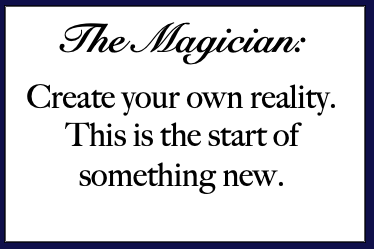
#> input picture cards_flipped/magician.png, 374 x 249 px
$ python tarot_cards_flipped.py
#> lines starting #> are read from the running program, lines starting #| are printed output that depends on the picture
import tkinter as tk
from tkinter import ttk
from PIL import Image, ImageTk

# Function to load images using PIL
def load_image(file_path):
  """
  Load an image from a file path and resize it.

  Parameters:
  - file_path (str): The path to the image file.

  Returns:
  - ImageTk.PhotoImage: The resized image wrapped in a PhotoImage object.
  """
#> called with file_path = 'cards_flipped/magician.png'
  img = (Image.open(file_path))
#> img is the input picture: PIL image 374x249 RGBA; mean R, G, B, A 213.3, 213.3, 217.9, 255
  resized_image = img.resize((200, 200), Image.LANCZOS)
  return ImageTk.PhotoImage(resized_image)

# Card Illustrations (Flipped)
magician_flipped = load_image('cards_flipped/magician.png')
popess_flipped = load_image('cards_flipped/popess.png')
#> call 2 of load_image, with file_path = 'cards_flipped/popess.png'
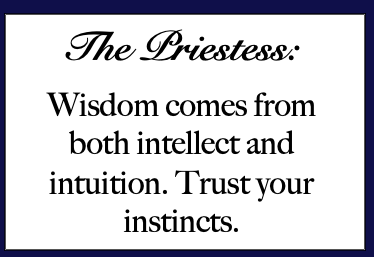
#> input picture cards_flipped/popess.png, 374 x 257 px
#> in load_image, img is the input picture: PIL image 374x257 RGBA; mean R, G, B, A 204.6, 204.6, 210.9, 255
empress_flipped = load_image('cards_flipped/empress.png')
#> call 3 of load_image, with file_path = 'cards_flipped/empress.png'
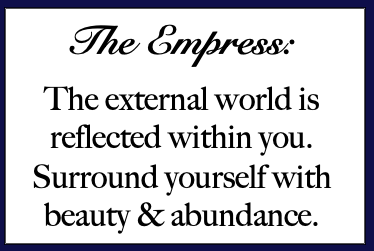
#> input picture cards_flipped/empress.png, 374 x 251 px
#> in load_image, img is the input picture: PIL image 374x251 RGBA; mean R, G, B, A 205.1, 205.1, 210.2, 255
emperor_flipped = load_image('cards_flipped/emperor.png')
#> call 4 of load_image, with file_path = 'cards_flipped/emperor.png'
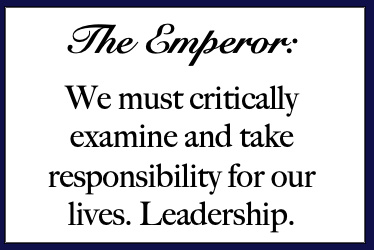
#> input picture cards_flipped/emperor.png, 374 x 250 px
#> in load_image, img is the input picture: PIL image 374x250 RGBA; mean R, G, B, A 208.5, 208.5, 213.4, 255
pope_flipped = load_image('cards_flipped/pope.png')
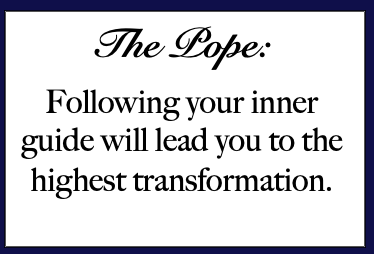
#> input picture cards_flipped/pope.png, 374 x 254 px
#> in load_image, img is the input picture: PIL image 374x254 RGBA; mean R, G, B, A 207.2, 207.2, 212.9, 255
#> in load_image (call 5), `resized_image = img.resize((200, 200), Image.LANCZOS)`:
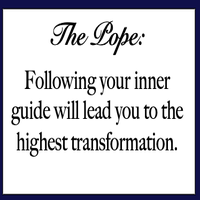
#> resized_image: PIL image 200x200 RGBA; mean R, G, B, A 206.5, 206.5, 212.3, 255
lovers_flipped = load_image('cards_flipped/lovers.png')
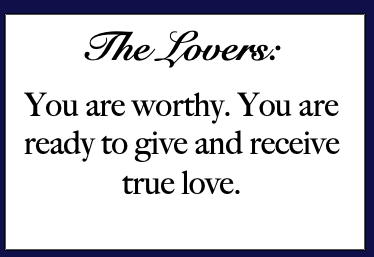
#> input picture cards_flipped/lovers.png, 374 x 257 px
#> in load_image, img is the input picture: PIL image 374x257 RGBA; mean R, G, B, A 208.9, 208.9, 215.3, 255
#> in load_image (call 6), `resized_image = img.resize((200, 200), Image.LANCZOS)`:
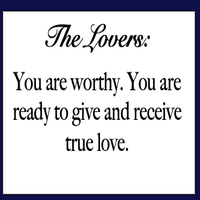
#> resized_image: PIL image 200x200 RGBA; mean R, G, B, A 208.4, 208.4, 214.7, 255
#> (the run stopped early here; a loop or call above may not have finished)
